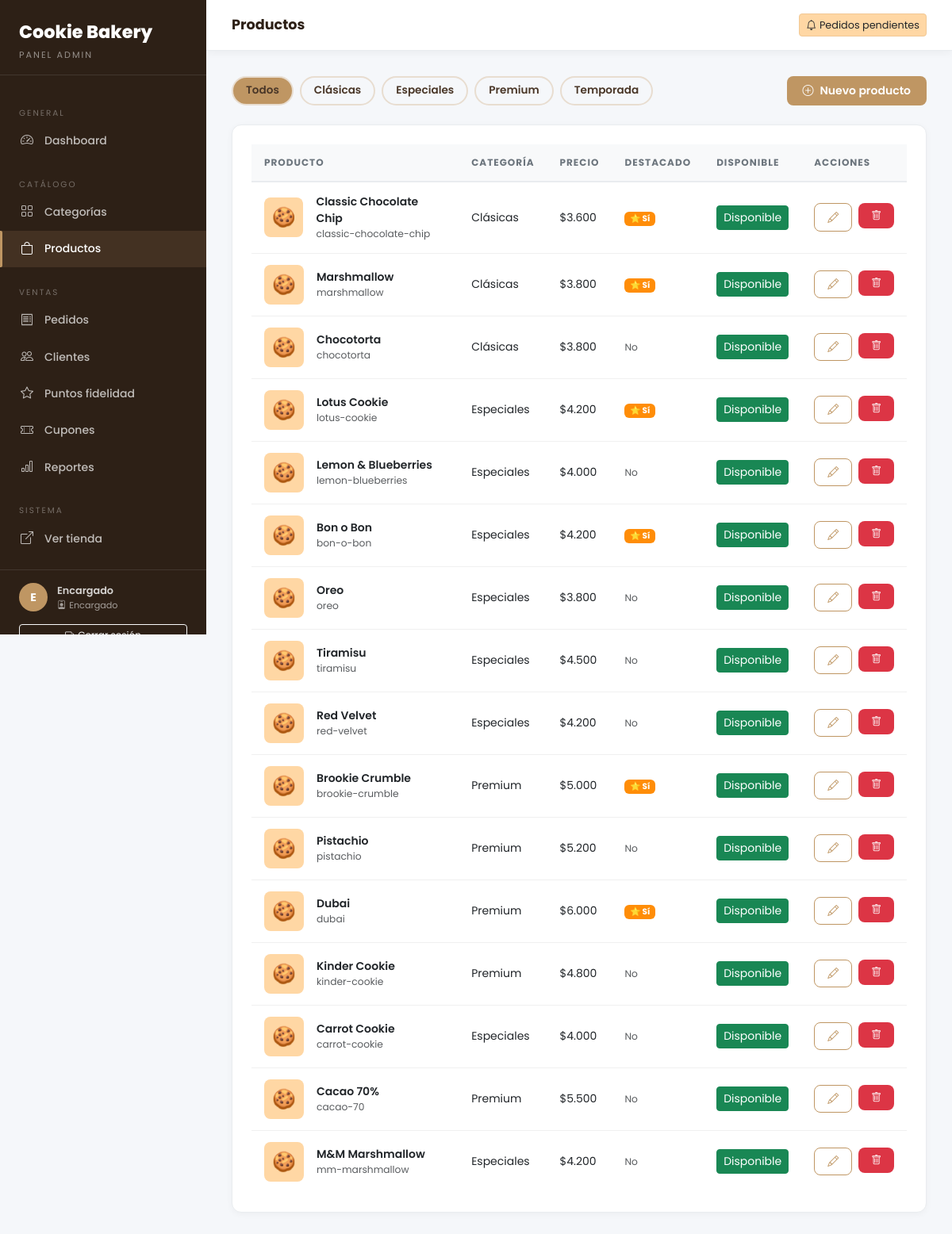
Page /admin/productos (signed in) on the committed database.
### tables this page shows
CREATE TABLE categories (
    id          INT UNSIGNED AUTO_INCREMENT PRIMARY KEY,
    name        VARCHAR(100)    NOT NULL,
    slug        VARCHAR(120)    NOT NULL UNIQUE,
    description TEXT            NULL,
    image       VARCHAR(255)    NULL,
    sort_order  TINYINT UNSIGNED NOT NULL DEFAULT 0,
    active      TINYINT(1)      NOT NULL DEFAULT 1,
    created_at  DATETIME        NOT NULL DEFAULT CURRENT_TIMESTAMP,
    updated_at  DATETIME        NOT NULL DEFAULT CURRENT_TIMESTAMP ON UPDATE CURRENT_TIMESTAMP
);

CREATE TABLE products (
    id              INT UNSIGNED AUTO_INCREMENT PRIMARY KEY,
    category_id     INT UNSIGNED     NULL,
    name            VARCHAR(150)     NOT NULL,
    slug            VARCHAR(180)     NOT NULL UNIQUE,
    short_desc      VARCHAR(280)     NULL,
    description     TEXT             NULL,
    ingredients     TEXT             NULL,
    price           DECIMAL(10,2)    NOT NULL,
    compare_price   DECIMAL(10,2)    NULL,
    main_image      VARCHAR(255)     NULL,
    featured        TINYINT(1)       NOT NULL DEFAULT 0,
    available       TINYINT(1)       NOT NULL DEFAULT 1,
    sort_order      SMALLINT UNSIGNED NOT NULL DEFAULT 0,
    created_at      DATETIME         NOT NULL DEFAULT CURRENT_TIMESTAMP,
    updated_at      DATETIME         NOT NULL DEFAULT CURRENT_TIMESTAMP ON UPDATE CURRENT_TIMESTAMP,
    FOREIGN KEY (category_id) REFERENCES categories(id) ON DELETE SET NULL,
    INDEX idx_category (category_id),
    INDEX idx_available (available),
    INDEX idx_featured (featured)
);

### app/Controllers/Admin/AdminBaseController.php (called while the page is built, shortened)
<?php
abstract class AdminBaseController
{
    protected function view(string $viewPath, array $data = []): void
    {
        $layoutFile = APP_PATH . '/Views/layouts/admin.php';
        require $layoutFile;
    }
}

### app/Controllers/Admin/ProductAdminController.php (called while the page is built, shortened)
<?php
class ProductAdminController extends AdminBaseController
{
    public function index(): void
    {
        $model      = new Product();
        $catModel   = new Category();
        $categoryId = (int)$this->input('categoria', 0);
        $this->view('products/index', [
            'pageTitle'  => 'Productos',
            'products'   => $model->withCategory(),
            'categories' => $catModel->allActive(),
            'filterCat'  => $categoryId,
        ]);
    }
}

### app/Core/Router.php (called while the page is built, shortened)
<?php
class Router
{
    private array $routes = [];
    private function add(string $path, string $controller, string $action): void
    {
        $this->routes[$path] = ['controller' => $controller, 'action' => $action];
    }
    public function dispatch(): void
    {
        $url = $_GET['url'] ?? '';
        $url = trim($url, '/');
        $url = strtok($url, '?');
        $url = $url ?: '';
        if (isset($this->routes[$url])) {
            $route = $this->routes[$url];
        }
        $action         = $route['action'];
        $controller = new $controllerName();
        $controller->$action();
    }
}

### index.php (called while the page is built, shortened)
<?php
$router = new Router();
$router->dispatch();

### app/Models/BaseModel.php (called while the page is built, shortened)
<?php
abstract class BaseModel
{
    protected PDO $db;
    public function __construct()
    {
        $this->db = Database::getInstance();
    }
    protected function query(string $sql, array $params = []): \PDOStatement
    {
        $stmt = $this->db->prepare($sql);
        $stmt->execute($params);
        return $stmt;
    }
}

### app/Core/Database.php (called while the page is built, shortened)
<?php
class Database
{
    private static ?PDO $instance = null;
    public static function getInstance(): PDO
    {
        if (self::$instance === null) {
            $dsn = sprintf(
                'mysql:host=%s;dbname=%s;charset=%s',
                DB_HOST, DB_NAME, DB_CHARSET
            );
            try {
                self::$instance = new PDO($dsn, DB_USER, DB_PASS, [
                    PDO::ATTR_ERRMODE            => PDO::ERRMODE_EXCEPTION,
                    PDO::ATTR_DEFAULT_FETCH_MODE => PDO::FETCH_ASSOC,
                    PDO::ATTR_EMULATE_PREPARES   => false,
                    PDO::MYSQL_ATTR_INIT_COMMAND => "SET NAMES utf8mb4 COLLATE utf8mb4_unicode_ci",
                ]);
            } catch (PDOException $e) {
                error_log('DB Connection failed: ' . $e->getMessage());
                http_response_code(500);
                die('Error de conexión a la base de datos. Verificá que MySQL esté corriendo y la DB exista.');
            }
        }
        return self::$instance;
    }
}

### app/Models/Category.php (called while the page is built, shortened)
<?php
class Category extends BaseModel
{
    public function allActive(): array
    {
        return $this->query(
            "SELECT * FROM categories WHERE active = 1 ORDER BY sort_order ASC, name ASC"
        )->fetchAll();
    }
}

### app/Models/Product.php (called while the page is built, shortened)
<?php
class Product extends BaseModel
{
    public function withCategory(): array
    {
        return $this->query(
            "SELECT p.*, c.name as category_name
             FROM products p
             LEFT JOIN categories c ON c.id = p.category_id
             ORDER BY p.sort_order ASC, p.name ASC"
        )->fetchAll();
    }
}

### app/Helpers/Formatter.php (called while the page is built, shortened)
<?php
class Formatter
{
    public static function price(float $amount, bool $symbol = true): string
    {
        $formatted = number_format($amount, 0, ',', '.');
        return $symbol ? '$' . $formatted : $formatted;
    }
}

### app/Views/admin/products/index.php (the view, shortened to what this page needs)
<div class="d-flex justify-content-between align-items-center mb-4">
  <div class="d-flex gap-2">
    <a href="<?= BASE_URL ?>/admin/productos" class="filter-btn <?= !$filterCat ? 'active' : '' ?>"
       style="<?= !$filterCat ? 'background:var(--gold);color:#fff;border-color:var(--gold)' : '' ?>;padding:.4rem 1rem;border-radius:50px;border:2px solid #e8ddd0;font-size:.85rem;font-weight:600;text-decoration:none;color:var(--text)">
      Todos
    </a>
    <?php foreach ($categories as $cat): ?>
    <a href="<?= BASE_URL ?>/admin/productos?categoria=<?= $cat['id'] ?>"
       class="filter-btn"
       style="<?= $filterCat == $cat['id'] ? 'background:var(--gold);color:#fff;border-color:var(--gold)' : '' ?>;padding:.4rem 1rem;border-radius:50px;border:2px solid #e8ddd0;font-size:.85rem;font-weight:600;text-decoration:none;color:var(--text)">
      <?= htmlspecialchars($cat['name']) ?>
    </a>
    <?php endforeach; ?>
  </div>
  <a href="<?= BASE_URL ?>/admin/productos/crear" class="btn btn-admin-primary">
    <i class="bi bi-plus-circle me-2"></i>Nuevo producto
  </a>
</div>
<div class="admin-card">
  <?php if (empty($products)): ?>
    <p class="text-center text-muted py-5">No hay productos.</p>
  <?php else: ?>
  <div class="table-responsive">
    <table class="admin-table">
      <thead>
        <tr><th>Producto</th><th>Categoría</th><th>Precio</th><th>Destacado</th><th>Disponible</th><th>Acciones</th></tr>
      </thead>
      <tbody>
        <?php foreach ($products as $prod):
        ?>
        <tr>
          <td>
            <div class="d-flex align-items-center gap-3">
              <?php if ($prod['main_image']): ?>
                <img src="<?= UPLOAD_URL . '/' . htmlspecialchars($prod['main_image']) ?>"
                     width="50" height="50" class="rounded" style="object-fit:cover">
              <?php else: ?>
                <div style="width:50px;height:50px;background:var(--cream);border-radius:8px;display:flex;align-items:center;justify-content:center;font-size:1.5rem">🍪</div>
              <?php endif; ?>
              <div>
                <div class="fw-semibold"><?= htmlspecialchars($prod['name']) ?></div>
                <div class="small text-muted"><?= htmlspecialchars($prod['slug']) ?></div>
              </div>
            </div>
          </td>
          <td><?= htmlspecialchars($prod['category_name'] ?? '—') ?></td>
          <td class="fw-700"><?= Formatter::price((float)$prod['price']) ?></td>
          <td>
            <?php if ($prod['featured']): ?>
              <span class="badge" style="background:var(--orange)">⭐ Sí</span>
            <?php else: ?>
              <span class="text-muted small">No</span>
            <?php endif; ?>
          </td>
          <td>
            <button class="btn btn-sm <?= $prod['available'] ? 'btn-success' : 'btn-secondary' ?>"
                    onclick="toggleProduct(<?= $prod['id'] ?>, this)"
                    title="Click para cambiar">
              <?= $prod['available'] ? 'Disponible' : 'No disponible' ?>
            </button>
          </td>
          <td>
            <div class="d-flex gap-2">
              <a href="<?= BASE_URL ?>/admin/productos/editar?id=<?= $prod['id'] ?>"
                 class="btn btn-sm btn-admin-outline">
                <i class="bi bi-pencil"></i>
              </a>
              <form method="POST" action="<?= BASE_URL ?>/admin/productos/eliminar"
                    onsubmit="return confirm('¿Eliminar «<?= htmlspecialchars($prod['name']) ?>»? Esta acción no se puede deshacer.')">
                <button type="submit" class="btn btn-sm btn-admin-danger"><i class="bi bi-trash"></i></button>
              </form>
            </div>
          </td>
        </tr>
        <?php endforeach; ?>
      </tbody>
    </table>
  </div>
  <?php endif; ?>
</div>

### rows in the picture
categories: name "Clásicas"
categories: name "Especiales"
categories: name "Premium"
categories: name "Temporada"
products: name "Classic Chocolate Chip", slug "classic-chocolate-chip", category.name "Clásicas", price "$3.600", featured "⭐ Sí", available "Disponible"
products: name "Marshmallow", slug "marshmallow", category.name "Clásicas", price "$3.800", featured "⭐ Sí", available "Disponible"
products: name "Chocotorta", slug "chocotorta", category.name "Clásicas", price "$3.800", featured "No", available "Disponible"
products: name "Lotus Cookie", slug "lotus-cookie", category.name "Especiales", price "$4.200", featured "⭐ Sí", available "Disponible"
products: name "Lemon & Blueberries", slug "lemon-blueberries", category.name "Especiales", price "$4.000", featured "No", available "Disponible"
products: name "Bon o Bon", slug "bon-o-bon", category.name "Especiales", price "$4.200", featured "⭐ Sí", available "Disponible"
products: name "Oreo", slug "oreo", category.name "Especiales", price "$3.800", featured "No", available "Disponible"
products: name "Tiramisu", slug "tiramisu", category.name "Especiales", price "$4.500", featured "No", available "Disponible"
products: name "Red Velvet", slug "red-velvet", category.name "Especiales", price "$4.200", featured "No", available "Disponible"
products: name "Brookie Crumble", slug "brookie-crumble", category.name "Premium", price "$5.000", featured "⭐ Sí", available "Disponible"
products: name "Pistachio", slug "pistachio", category.name "Premium", price "$5.200", featured "No", available "Disponible"
products: name "Dubai", slug "dubai", category.name "Premium", price "$6.000", featured "⭐ Sí", available "Disponible"
products: name "Kinder Cookie", slug "kinder-cookie", category.name "Premium", price "$4.800", featured "No", available "Disponible"
products: name "Carrot Cookie", slug "carrot-cookie", category.name "Especiales", price "$4.000", featured "No", available "Disponible"
products: name "Cacao 70%", slug "cacao-70", category.name "Premium", price "$5.500", featured "No", available "Disponible"
products: name "M&M Marshmallow", slug "mm-marshmallow", category.name "Especiales", price "$4.200", featured "No", available "Disponible"

### other values in the picture
substr($authUser['name'] ?? 'A', 0, 1) "E"
$authUser['name'] "Encargado"
$pageTitle "Productos"
